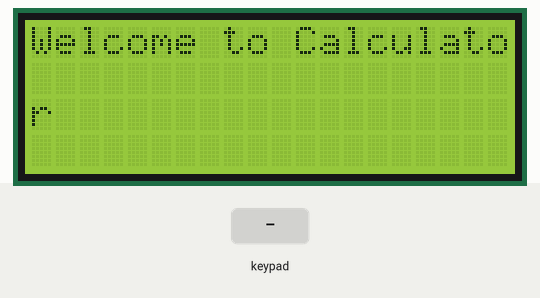
A sketch run on a simulated Arduino Uno, built with avr-gcc and run on an emulated ATmega328P. Shown: 20×4 character LCD. The inputs (shaded band) are chosen by the test bench.

Above: at 0.1 s.
2.3 s: keypad keys 1 0 9 8 7 * pressed 0.4 s apart
At 4.7 s:
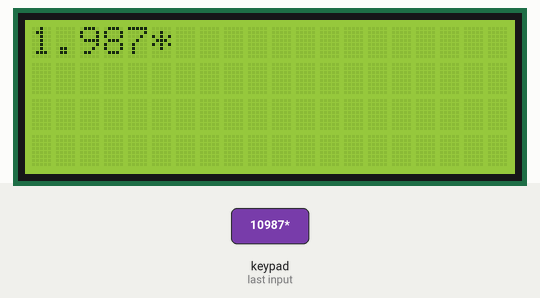
6.2 s: key '+' pressed
7.7 s: key '*' pressed
At 8.6 s:
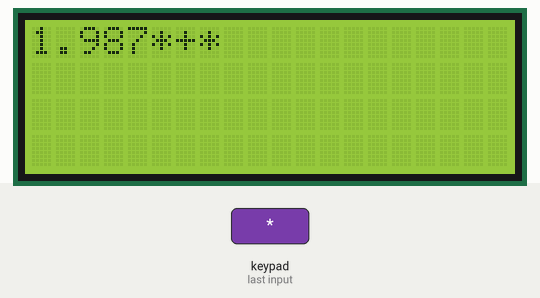
9.2 s: keypad keys 6 5 4 3 * pressed 0.4 s apart
At 12.2 s:
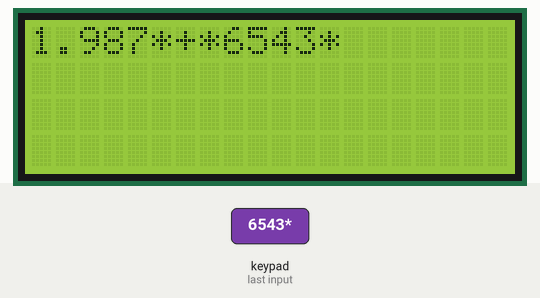
12.7 s: key '/' pressed
14.2 s: keypad keys 1 3 9 7 2 * pressed 0.4 s apart
At 17.6 s:
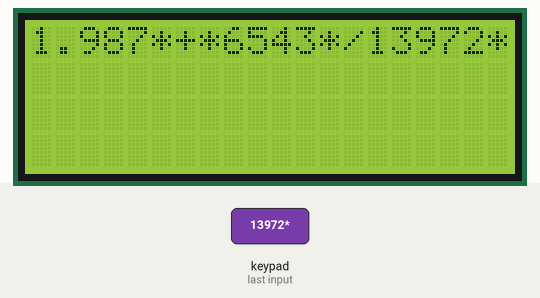
Timing chart, 0 to 19.1 s (numbered marks = the images above; inputs shaded):
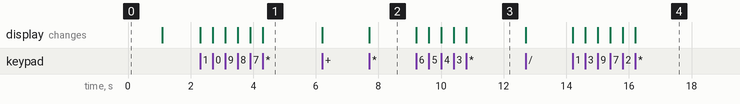

Measured:
- after the input at 2.3 s, the display: first changes at once (image 1 shows a later state)
- after the input at 7.7 s, the display: changes at once (image 2)
- after the input at 9.2 s, the display: first changes at once (image 3 shows a later state)
- after the input at 14.2 s, the display: first changes at once (image 4 shows a later state)

The sketch:

chatgpt_calc_with_bug.ino
```cpp
#include <Wire.h>
#include <LiquidCrystal_I2C.h>
#include <Keypad.h>

LiquidCrystal_I2C lcd(0x27, 20, 4);  // set the LCD address to 0x27 for a 20x4 display

const byte ROWS = 4;  // four rows
const byte COLS = 4;  // four columns
char keys[ROWS][COLS] = {
  { '1', '2', '3', '+' },
  { '4', '5', '6', '-' },
  { '7', '8', '9', 'C' },
  { '*', '0', '=', '/' }
};
byte rowPins[ROWS] = { 10, 9, 8, 7 };  // connect to the row pinouts of the keypad
byte colPins[COLS] = { 6, 5, 4, 3 };   // connect to the column pinouts of the keypad

Keypad keypad = Keypad(makeKeymap(keys), rowPins, colPins, ROWS, COLS);

double num1, num2, result;
String input = "";
boolean isDecimal = false;
char operation;

unsigned long decimalHoldStart = 0;
const int decimalHoldThreshold = 2000;  // 2 seconds

void setup() {
  lcd.init();  // initialize the LCD
  lcd.backlight();
  lcd.clear();
  lcd.print("Welcome to Calculator");
  delay(1000);
  lcd.clear();
}

void loop() {
  char key = keypad.getKey();
  if (key != NO_KEY) {
    if (key >= '0' && key <= '9') {
      if (key == '0' && (millis() - decimalHoldStart >= decimalHoldThreshold)) {
        if (!isDecimal) {
          input += '.';
          lcd.print('.');
          isDecimal = true;
        }
        decimalHoldStart = 0;
      } else {
        if (key == '0') {
          input += key;
        } else {
          input += key;
          lcd.print(key);
        }
        decimalHoldStart = 0;
      }
    } else if (key == '+' || key == '-' || key == '*' || key == '/') {
      num1 = input.toDouble();
      input = "";
      isDecimal = false;
      operation = key;
      lcd.print(key);
    } else if (key == '=') {
      num2 = input.toDouble();
      input = "";
      isDecimal = false;
      switch (operation) {
        case '+':
          result = num1 + num2;
          break;
        case '-':
          result = num1 - num2;
          break;
        case '*':
          result = num1 * num2;
          break;
        case '/':
          result = num1 / num2;
          break;
      }
      lcd.clear();
      lcd.print(result);
    } else if (key == 'C') {
      input = "";
      num1 = 0;
      num2 = 0;
      isDecimal = false;
      lcd.clear();
    }
    if (key == '0') {
      decimalHoldStart = millis();
    }
  }
}
```
